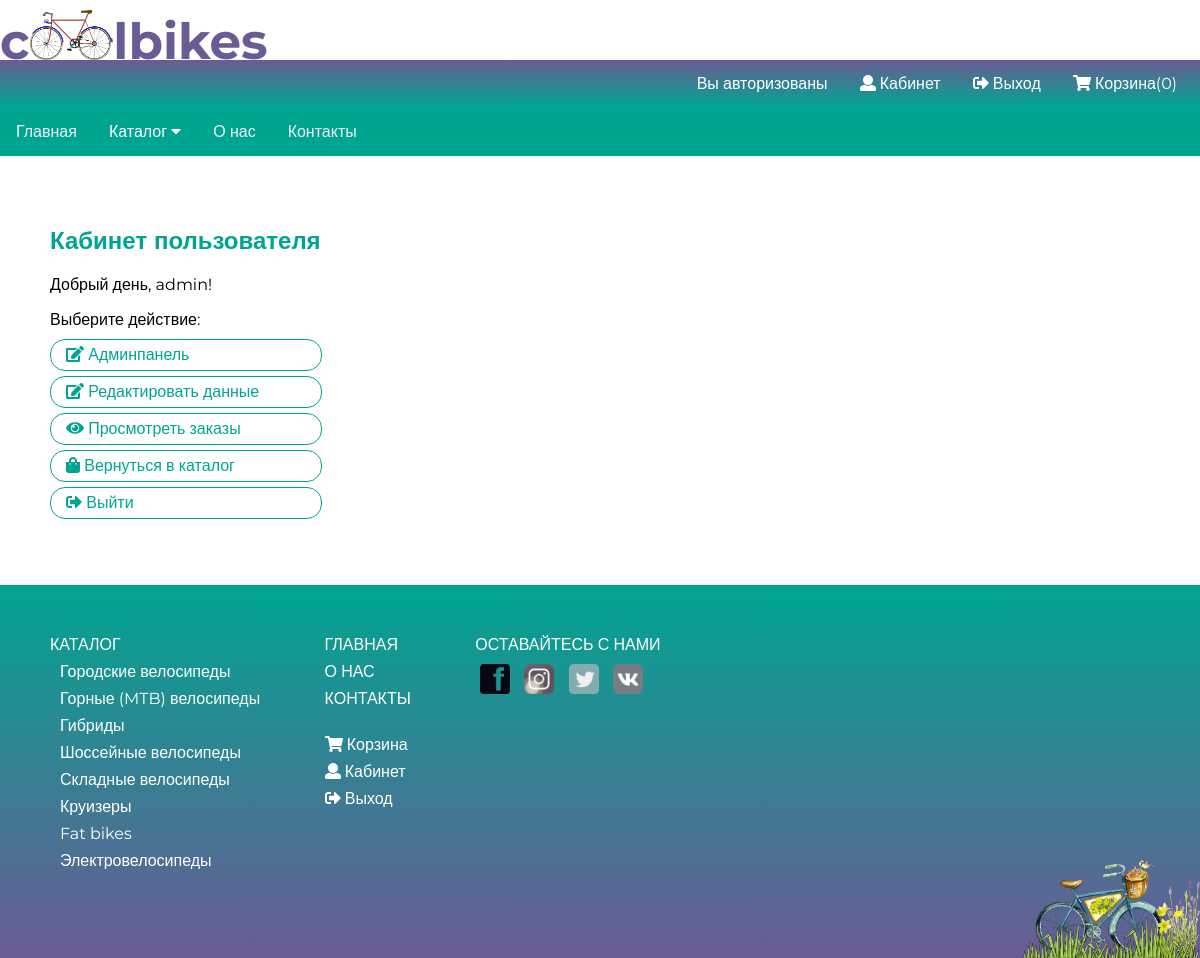
The page /cabinet (signed in) on the database its author committed.
### tables this page shows
CREATE TABLE `users` (
  `id_user` int(11) NOT NULL,
  `name` varchar(255) NOT NULL,
  `email` varchar(255) NOT NULL,
  `password` varchar(255) NOT NULL,
  `role` varchar(255) NOT NULL
);

CREATE TABLE `categories` (
  `id_category` int(11) NOT NULL,
  `name` varchar(255) NOT NULL,
  `sort_order` int(11) NOT NULL DEFAULT '0',
  `status` int(11) NOT NULL DEFAULT '1'
);

### backend/controllers/CabinetController.php (called while the page is built, shortened)
<?php
class CabinetController {
    public function indexAction() {
        $userId = User::checkLogged();
        $user = User::getUserById($userId);
        $is_admin = User::isAdmin($user);
        $data = [
            'is_admin'=>$is_admin,
            'user'=>$user
        ];
        $v = new View('cabinet/index.php');
        $v->render($data);
        return true;
    }
}

### core/App.php (called while the page is built, shortened)
<?php
class App {
    private $routes;
    function __construct() {
        $this->routes = include('./config/routes.php');
    }
    private function getURI() {
        if (!empty($_SERVER['REQUEST_URI'])) {
            return trim($_SERVER['REQUEST_URI'], '/');
        }
    }
    public function run() {
        $uri = $this->getURI();
        foreach ($this->routes as $uriPattern => $path) {
            if (preg_match("~$uriPattern~", $uri)) {
                $internalRoute = preg_replace("~$uriPattern~", $path, $uri);
                $segments = explode('/', $internalRoute);
                $controllerName = array_shift($segments) . 'Controller';
                $actionName = array_shift($segments) . 'Action';
                $parameters = $segments;
                $controllerObject = new $controllerName();
                $result = @call_user_func_array(array($controllerObject, $actionName), $parameters);
                if ($result != null) {
                    break;
                }
            }
        }
    }
}

### index.php (called while the page is built, shortened)
<?php
include "./core/Autoloader.php";
$app = new App();
$app->run();

### core/DatabaseHandler.php (called while the page is built, shortened)
<?php
class DatabaseHandler {
    private static $_mHandler;
    private static function GetHandler() {
        if (!isset(self::$_mHandler)) {
            try {
                self::$_mHandler = 	new PDO(PDO_DSN, DB_USERNAME, DB_PASSWORD, array(PDO::ATTR_PERSISTENT));
                self::$_mHandler->setAttribute(PDO::ATTR_ERRMODE, PDO::ERRMODE_EXCEPTION);
            } catch (PDOException $e){
                self::Close();
                trigger_error($e->getMessage(), E_USER_ERROR);
                $app = new App();
                $app->logger->log('db ' . $e->getMessage());
            }
        }
        return self::$_mHandler;
    }
    public static function Execute($sqlQuery, $params = null) {
        try {
            $database_handler = self::GetHandler();
            $statement_handler = $database_handler->prepare($sqlQuery);
            return $statement_handler->execute($params);
        } catch(PDOException $e) {
            self::Close();
            trigger_error($e->getMessage(), E_USER_ERROR);
            $app = new App();
            $app->logger->log('db ' . $e->getMessage());
        }
    }
    public static function GetAll($sqlQuery, $params = null, $fetchStyle = PDO::FETCH_ASSOC) {
        $result = null;
        try {
            $database_handler = self::GetHandler();
            self::Execute("set character_set_results='utf8'");
            $statement_handler = $database_handler->prepare($sqlQuery);
            $statement_handler->execute($params);
            $result = $statement_handler->fetchAll($fetchStyle);
        } catch(PDOException $e) {
            self::Close();
            trigger_error($e->getMessage(), E_USER_ERROR);
            $app = new App();
            $app->logger->log('db ' . $e->getMessage());
        }
        return $result;
    }
    public static function GetRow($sqlQuery, $params = null, $fetchStyle = PDO::FETCH_ASSOC) {
        $result = null;
        try {
            $database_handler = self::GetHandler();
            $statement_handler = $database_handler->prepare($sqlQuery);
            $statement_handler->execute($params);
            $result = $statement_handler->fetch($fetchStyle);
        } catch(PDOException $e) {
            self::Close();
            trigger_error($e->getMessage(), E_USER_ERROR);
            $app = new App();
            $app->logger->log('db ' . $e->getMessage());
        }
        return $result;
    }
}
?>

### backend/models/User.php (called while the page is built, shortened)
<?php
class User {
    public static function checkLogged() {
        if (isset($_SESSION['user'])) {
            return $_SESSION['user'];
        }
    }
    public static function isGuest() {
        if (isset($_SESSION['user'])) {
            return false;
        }
        return true;
    }
    public static function getUserById($id) {
        $query = "SELECT * FROM users WHERE id_user = :id";
        $result = DatabaseHandler::GetRow($query, ['id'=>$id]);
        return $result;
    }
    public static function isAdmin($user) {
        if($user['role'] === 'admin') {
            return true;
        } else {
            return false;
        }
    }
}

### core/Autoloader.php (called while the page is built, shortened)
<?php
spl_autoload_register(function ($class_name) {
	$directories = [
        'backend/views/',
        'backend/models/',
        'backend/controllers/',
        'core/',
        ];
});

### backend/models/Category.php (called while the page is built, shortened)
<?php
class Category {
    public static function getCategoriesList() {
        $query = "SELECT id_category, name
                FROM categories
                WHERE status = 1 ORDER BY sort_order, name ASC";
        $categories = DatabaseHandler::GetAll($query);
        return $categories;
    }
}

### assets/tpl/cabinet/index.php (the view)
<?php include './assets/tpl/layouts/header.php'; ?>
<div class="cabinet">
    <h2>Кабинет пользователя</h2>
    <p>Добрый день, <?= $user['name'];?>!</p>
    <ul>Выберите действие:
        <?php if($is_admin): ?>
        <li><a href="/admin/"><i class="fa fa-edit"></i> Админпанель</a></li>
        <?php endif; ?>
        <li><a href="/cabinet/edit"><i class="fa fa-edit"></i> Редактировать данные</a></li>
        <li><a href="/cabinet/order"><i class="fa fa-eye"></i> Просмотреть заказы</a></li>
        <li><a href="/catalog/"><i class="fa fa-shopping-bag"></i> Вернуться в каталог</a></li>
        <li><a href="/user/logout/"><i class="fa fa-sign-out-alt"></i> Выйти</a></li>
    </ul>
</div>
<?php include './assets/tpl/layouts/footer.php'; ?>

### assets/tpl/layouts/footer.php (shortened to what this page needs)
<footer>
    <div class="mgb30">
        <ul>
            <p class="mgb"><a href="/catalog/">Каталог <i class="fa fa-caret-right"></i></a></p>
            <?php $categories = Category::getCategoriesList();
                        foreach ($categories as $category): ?>
            <li class="mgb">
                <a href="/category/<?= $category['id_category']; ?>">
                    <?= $category['name']; ?>
                </a>
            </li>
            <?php endforeach; ?>
        </ul>
    </div>
    <div class="mgb30">
        <p class="mgb"><a href="/">Главная <i class="fa fa-caret-right"></i></a></p>
        <p class="mgb"><a href="/about/">О нас <i class="fa fa-caret-right"></i></a></p>
        <p class="mgb"><a href="/contacts/">Контакты <i class="fa fa-caret-right"></i></a></p>
        <br class="mgb" />
        <div class="mgb"><a href="/basket/"><i class="fa fa-shopping-cart"></i> Корзина <i class="fa fa-caret-right"></i></a></div>
        <?php if (User::isGuest()): ?>
        <div class="mgb"><a href="/user/login/"><i class="fa fa-sign-in-alt"></i> Вход <i class="fa fa-caret-right"></i></a></div>
        <div class="mgb"><a href="/user/register/"><i class="fa fa-id-card"></i> Регистрация <i class="fa fa-caret-right"></i></a></div>
        <?php else: ?>
        <div class="mgb"><a href="/cabinet/"><i class="fa fa-user"></i> Кабинет <i class="fa fa-caret-right"></i></a><br /></div>
        <div class="mgb"><a href="/user/logout/"><i class="fa fa-sign-out-alt"></i> Выход <i class="fa fa-caret-right"></i></a></div>
        <?php endif; ?>
    </div>
    <div class="social mgb">
        <p>Оставайтесь с нами</p>
        <a href="#facebook"><img src="/assets/img/front-images/facebook-667456_640.png" alt="facebook" /></a>
        <a href="#instagram"><img src="/assets/img/front-images/insta.png" alt="instagram" /></a>
        <a href="#twitter"><img src="/assets/img/front-images/twitter.png" alt="twitter" /></a>
        <a href="#vk"><img src="/assets/img/front-images/vk.png" alt="vk" /></a>
    </div>
    <img src="/assets/img/front-images/vintage-937960_640.png" alt="bikeshop" />
</footer>
</body>
</html>

### assets/css/style.css (style rules this page uses)
header, section, footer, aside, nav, main, article, figure { display: block; }
body { margin: 0; font-family: 'Montserrat', sans-serif; }
footer { font-size: 16px; padding: 50px; background: linear-gradient(to bottom, #00a591 0%, #6b5b95 100%); position: relative; color: white; }
footer .mgb { margin-bottom: 8px; }
footer .mgb30 { margin-bottom: 30px; }
footer a:link, footer a:visited { color: white; text-decoration: none; }
footer > img { position: absolute; right: 0; bottom: 0; height: 100px; }
footer > div:not(last-child) { margin-right: 50px; }
footer ul, footer p { text-transform: uppercase; margin: 0; padding: 0; }
footer li { list-style-type: none; padding-left: 10px; text-transform: none; }
footer > div { margin-top: 30px; margin-bottom: 10px; display: inline-block; margin-top: 0; vertical-align: top; }
.social img { width: 30px; -webkit-filter: grayscale(90%); filter: grayscale(90%); }
.social p { margin-bottom: 10px; }
.social a { padding: 5px; }
.contacts, .login, .register, .cabinet { padding: 50px; }
.contacts h2, .login h2, .register h2, .cabinet h2 { color: #00a591; }
.cabinet li, .login li, .register li { list-style-type: none; }
.cabinet li:first-child { margin-top: 10px; }
.cabinet ul, .login ul, .register ul { padding-left: 0; }
.cabinet a:link, .cabinet a:visited, .login a:link, .login a:visited { width: 250px; height: 30px; line-height: 30px; border: 1px solid #00a591; color: #00a591; display: block; border-radius: 15px; margin-bottom: 5px; text-decoration: none; padding-left: 15px; padding-right: 5px; }
.login li, .register li, .cabinet li { color: red; margin-bottom: 5px; }

### rows shown on the page
users: name "admin"
categories: name "Городские велосипеды"
categories: name "Горные (MTB) велосипеды"
categories: name "Гибриды"
categories: name "Шоссейные велосипеды"
categories: name "Складные велосипеды"
categories: name "Круизеры"
categories: name "Fat bikes"
categories: name "Электровелосипеды"

### other values the page prints
Basket::countItems() "0"
